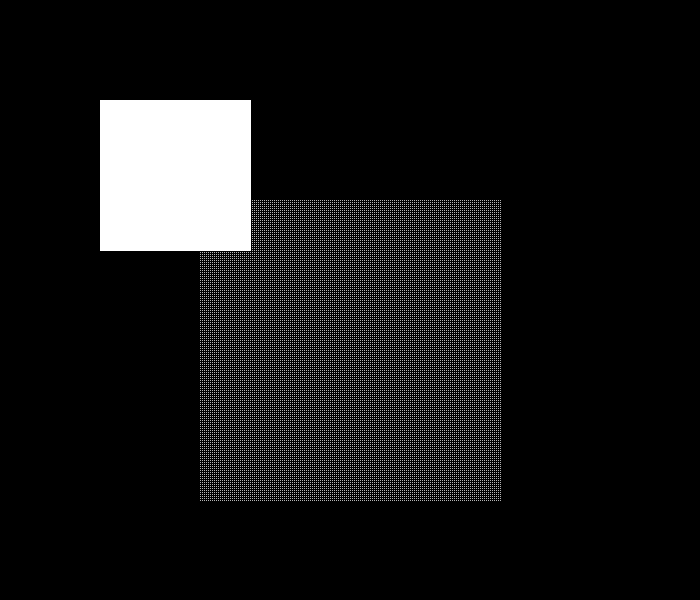
Frame 1 (no input)
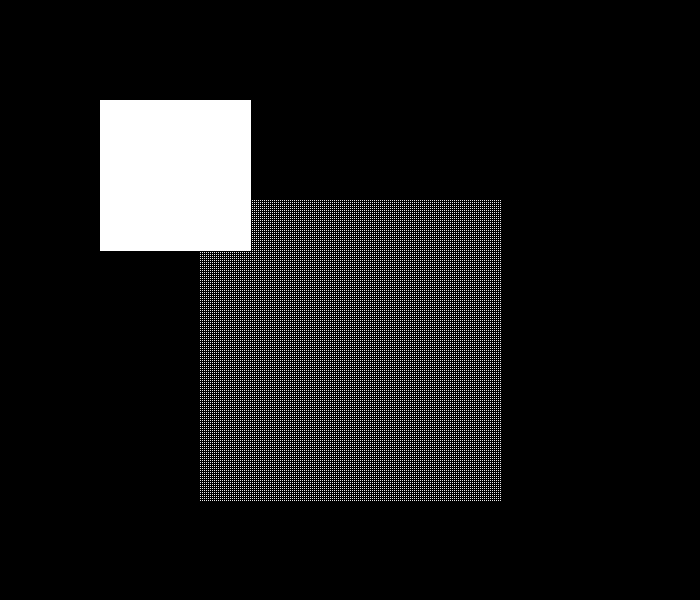
Frame 2 (the mouse pressed at the canvas centre, redrawn once)

The Processing sketch that drew these frames (run headless with seeded random() and noise(); the mouse was pressed at the canvas centre and the sketch redrawn once):

// Processing sketch: scale
// ── scale.pde

void setup() { 
  size(700, 600);
  background(0);
  stroke(255);
  noLoop();
}

/**
** Search all the points in the screen.
** If the color of it is white, scale the 
** point by (sx, sy)
**/
void shScale(int sx, int sy) {
  int i, j;
  color c;
  for (i = 0; i < width; i++)
    for (j = 0; j < height; j++) {
      c = get(i, j);
      if (c == color(255))
        point(sx * i, sy * j);
    }
}

void draw() {
  rect(100, 100, 150, 150);
  shScale(2, 2);
}
